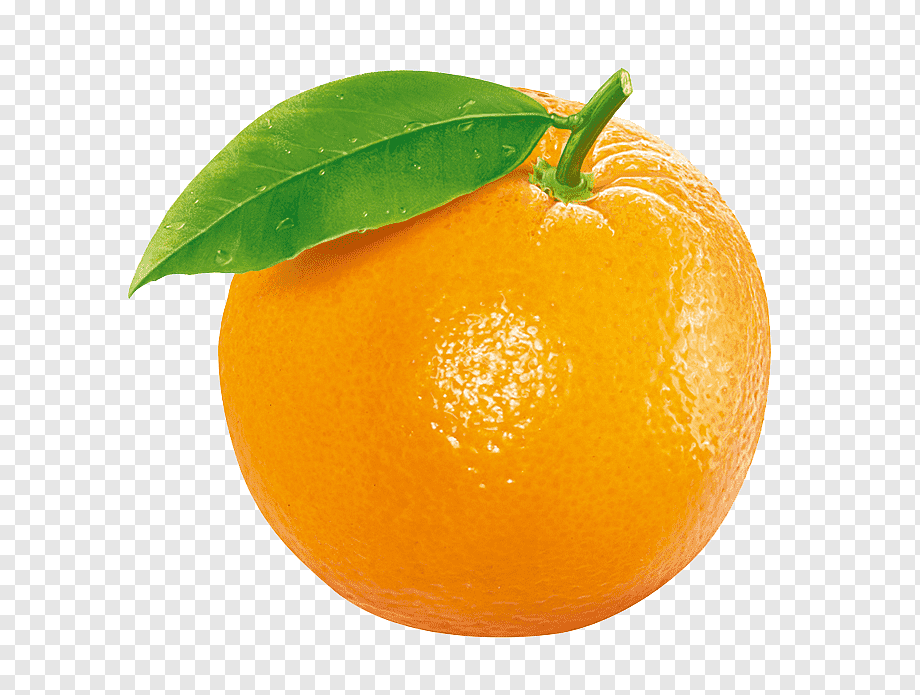
//> input picture orange.png, 920 x 695 px
$ ./4-1   (built with g++ and OpenCV 4)
//> lines starting //> are read from the running program, lines starting //| are printed output that depends on the picture
#include <opencv2/opencv.hpp>

using namespace cv;

//트랙바를 조정할 때마다 실행되는 콜백함수
//여기서는 아무 일 하지 않는 더미함수

static void on_trackbar(int, void*){

}

int main()  {

    namedWindow("Canny");

    //트랙바 생성
    //트랙바 이름, 윈도우 이름, 최솟값, 최댓값, 콜백함수
    createTrackbar("low threshold", "Canny", 0, 1000, on_trackbar);
    createTrackbar("high threshold", "Canny", 0, 1000, on_trackbar);

    //트랙바 초기값 설정
    //트랙바 이름, 트랙바가 붙어있는 윈도우 이름으로 트랙바에 접근
    setTrackbarPos("low threshold:", "Canny", 50);
    setTrackbarPos("high threshold:", "Canny", 150);

    //이미지를 그레이 스케일로 불러옴
    Mat img_gray;
    img_gray = imread("orange.png", IMREAD_GRAYSCALE);
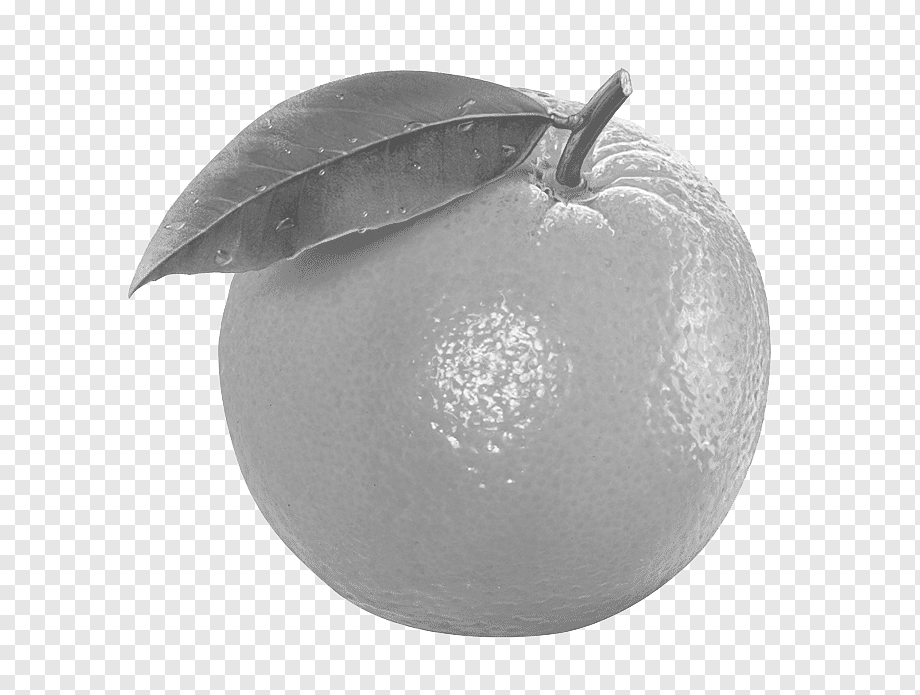
//> img_gray: 695 rows x 920 cols, CV_8UC1; min 84, max 255, mean 207.6

    //트랙바 조정시 Canny함수에 반영되도록 루프를 사용
    while(1){

        //현재 트랙바의 위치 가져오기
        int low = getTrackbarPos("low threshold", "Canny");
        int high = getTrackbarPos("high threshold", "Canny");

        //트랙바로부터 가져온 값으로 Canny함수의 파라미터를 조정
        Mat img_canny;
        Canny(img_gray, img_canny, low, high);
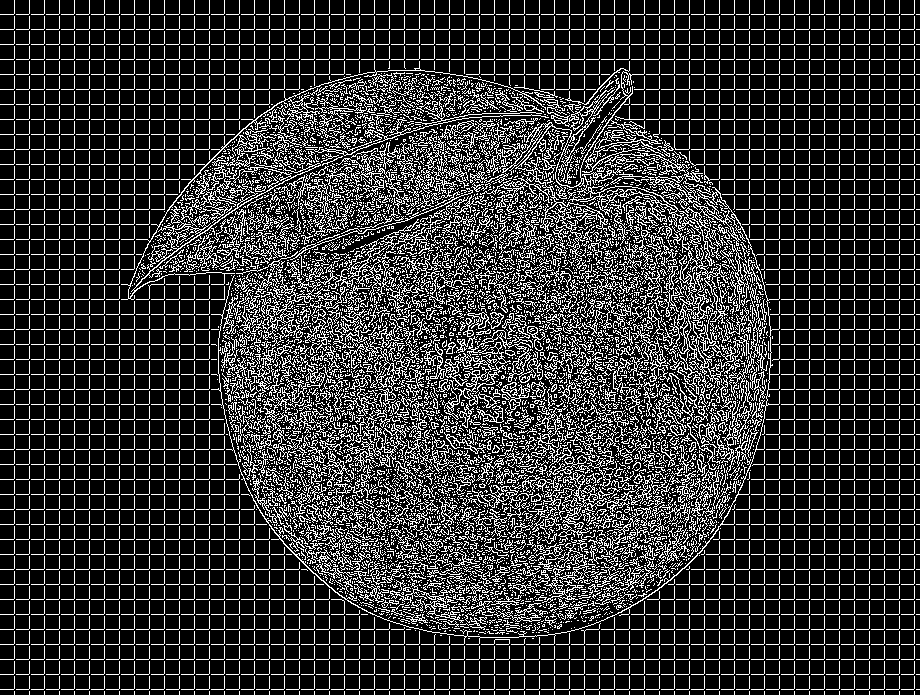
//> img_canny: 695 rows x 920 cols, CV_8UC1; 20.7% white in thin lines or dots

        imshow("Canny", img_canny);

        if(waitKey(1) == 27)
//> the Esc key is pressed
            break;
    }

    destroyAllWindows();

    return 0;
}

$ run again, with circle2.png copied over orange.png
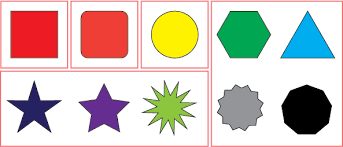
//> input picture circle2.png, 343 x 147 px
//> `img_gray = imread("orange.png", IMREAD_GRAYSCALE);`:
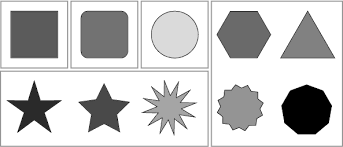
//> img_gray: 147 rows x 343 cols, CV_8UC1; min 0, max 255, mean 202.3
//> `Canny(img_gray, img_canny, low, high);`:
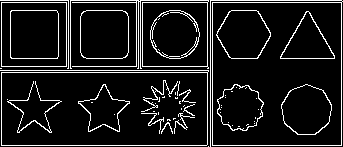
//> img_canny: 147 rows x 343 cols, CV_8UC1; 10.2% white in thin lines or dots
